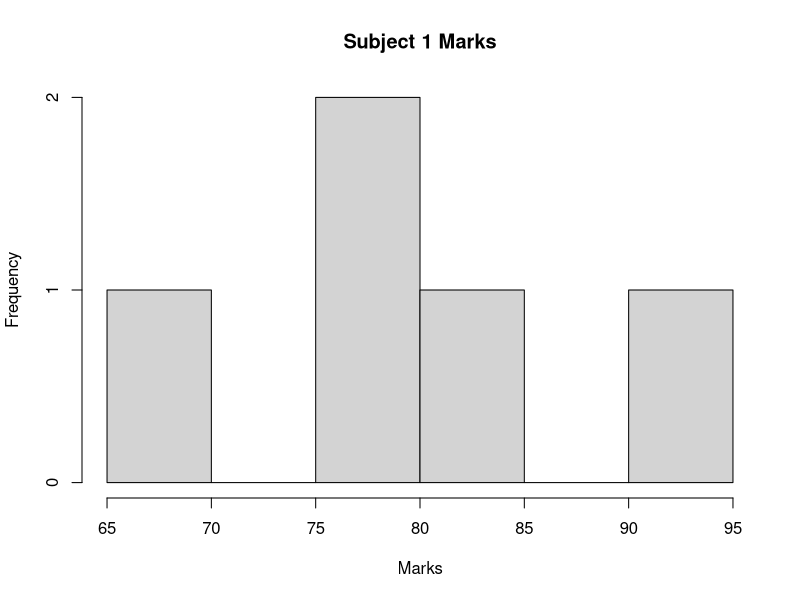
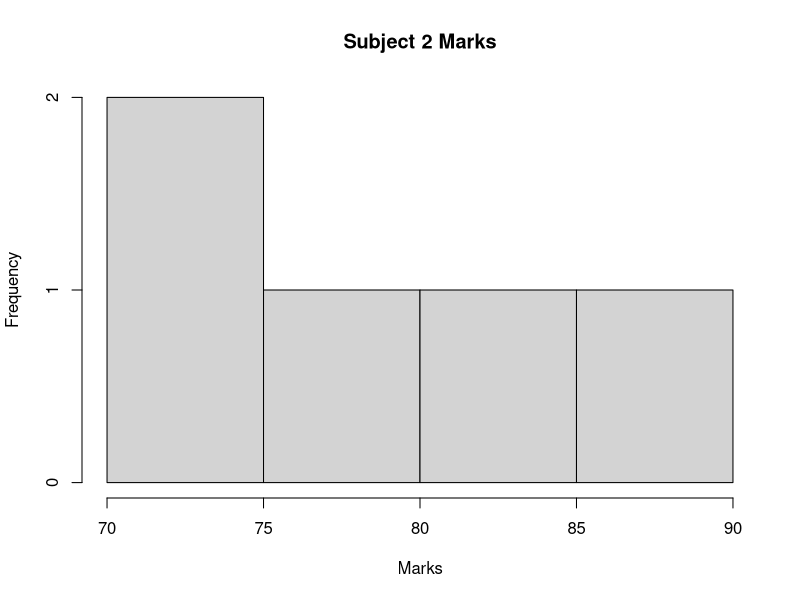
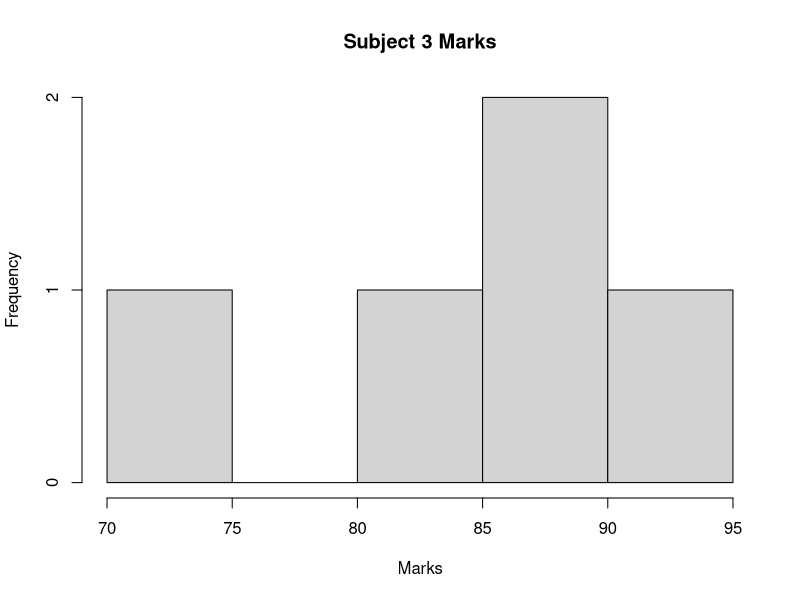

Here is the R script that generated these plots, in order:
student_marks = data.frame(  # Create data frame
  Sub1 = c(85, 78, 92, 67, 80), 
  Sub2 = c(75, 82, 88, 70, 79), 
  Sub3 = c(90, 85, 95, 72, 88)
)

# Plot histograms for each subject
hist(
  student_marks$Sub1,
  main = "Subject 1 Marks",
  xlab = "Marks"
)
hist(student_marks$Sub2,
  main = "Subject 2 Marks",
  xlab = "Marks"
)
hist(student_marks$Sub3,
  main = "Subject 3 Marks",
  xlab = "Marks"
)